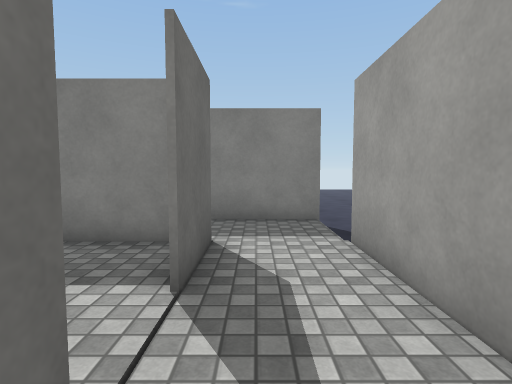
View 1 (above)

24 first-person views from a walk through a 3-D level made in the Unity game engine. The camera is 1.3 m above the floor, tilts 4° down and sees 80° across. The floor is counted in squares, 1 m on a side. Each view is taken from the middle of a square. On the plan, view 1 faces up. The plan holds only what a view shows up to about 14 squares ahead; the rest is blank. The place goes on beyond the plan. The player is left out. Door leaves are left out, so doorways stand open. Surface patterns are stand-ins for the level's own textures.

View 2
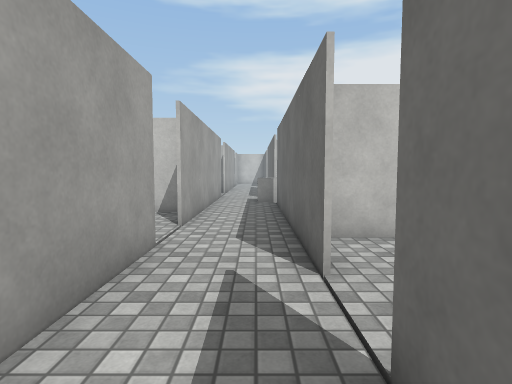

View 3
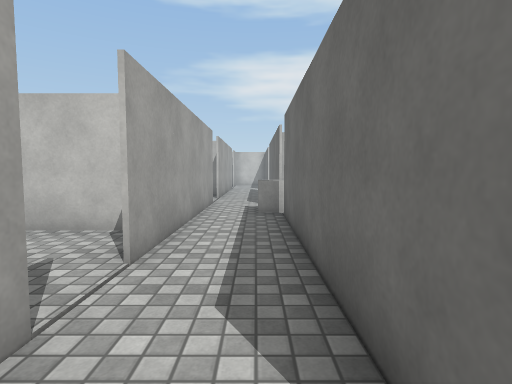

View 4
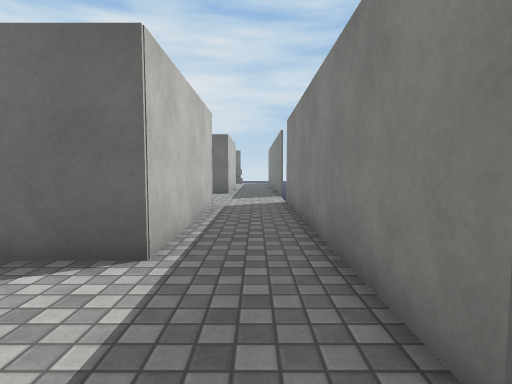

View 5
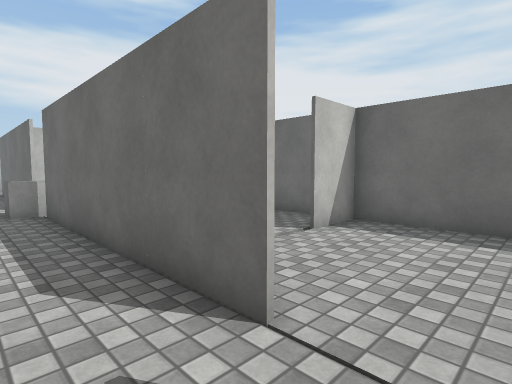

View 6
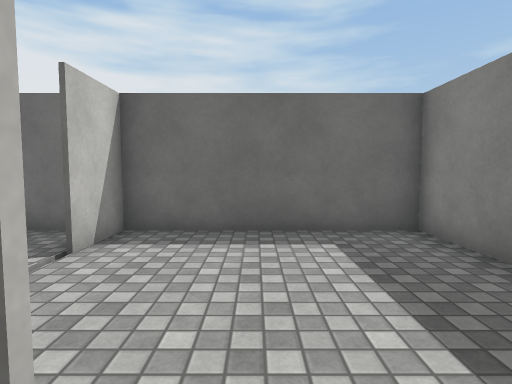

View 7
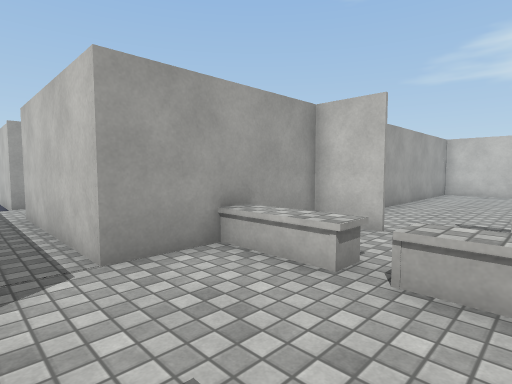

View 8
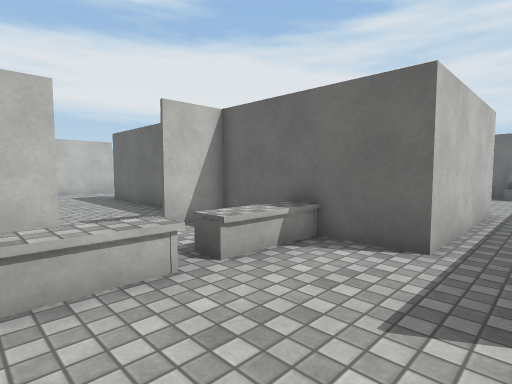

View 9
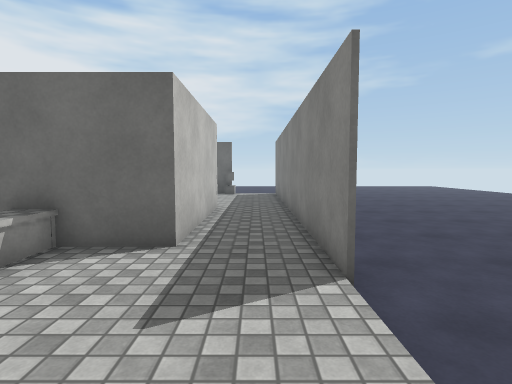

View 10
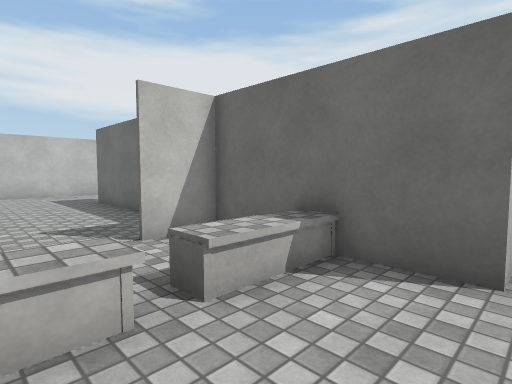

View 11
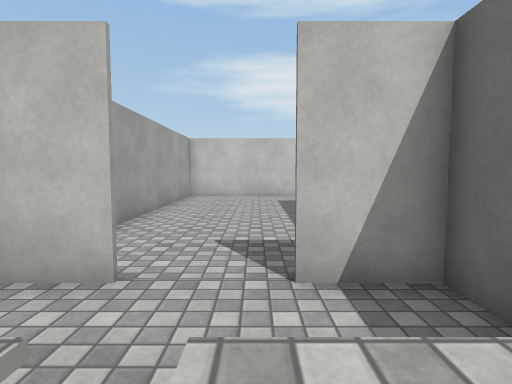

View 12
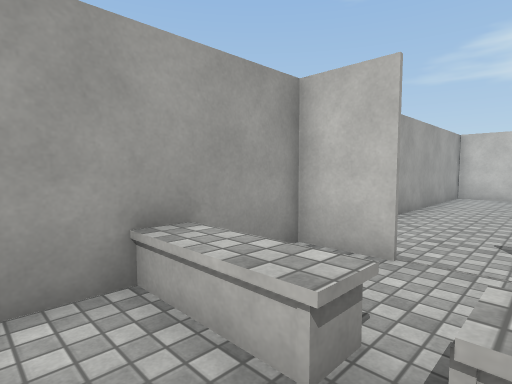

View 13
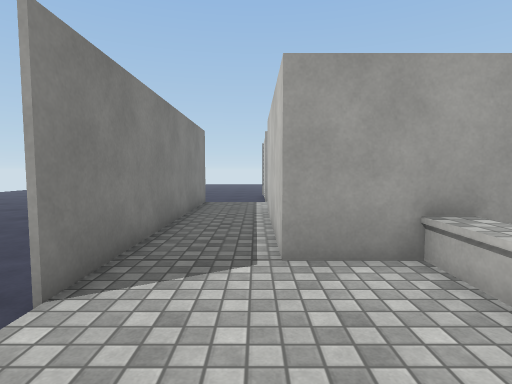

View 14
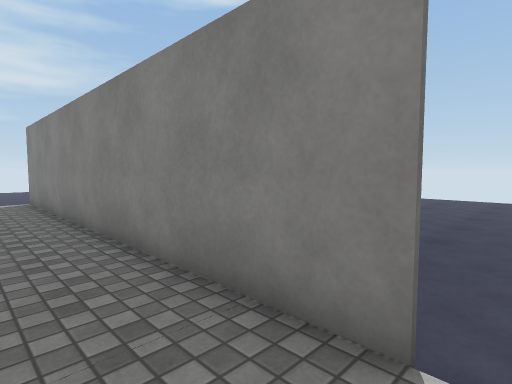

View 15
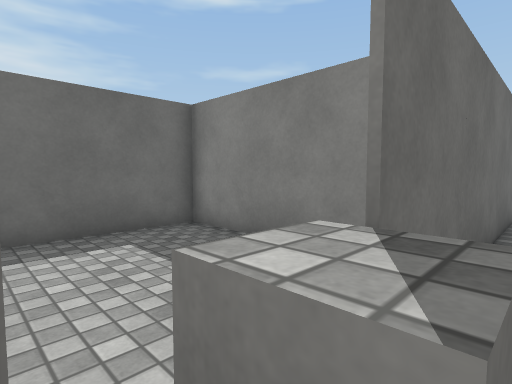

View 16
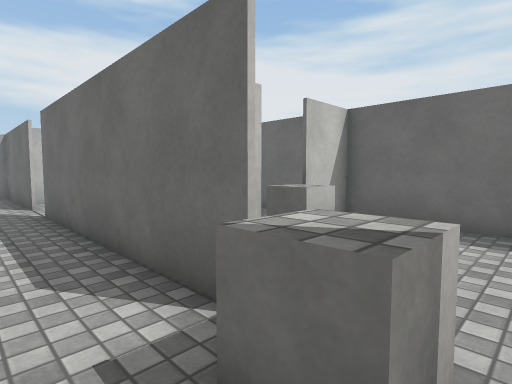

View 17
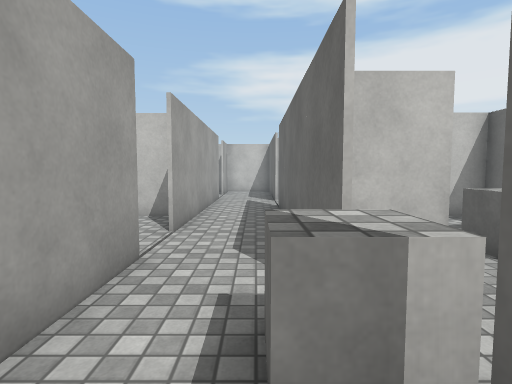

View 18
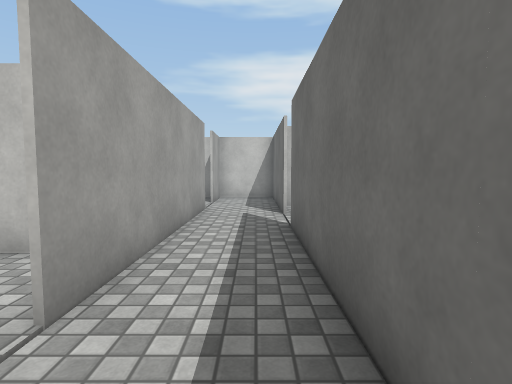

View 19
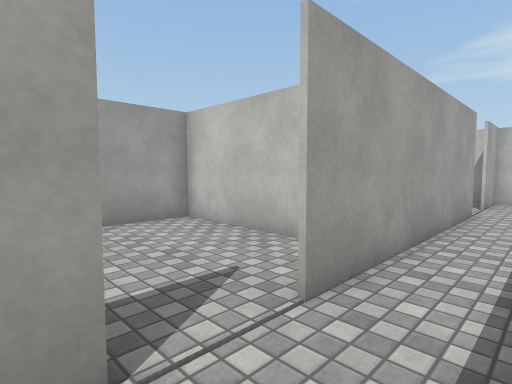

View 20
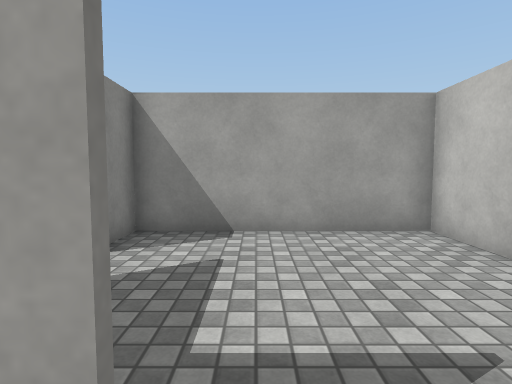

View 21
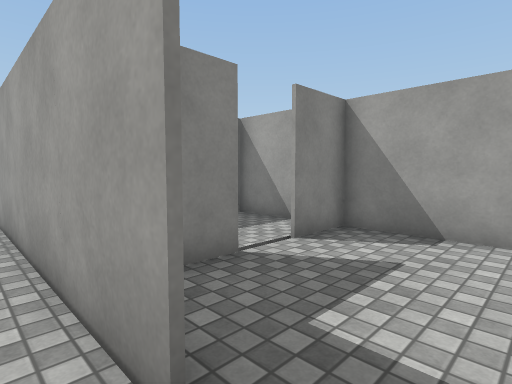

View 22
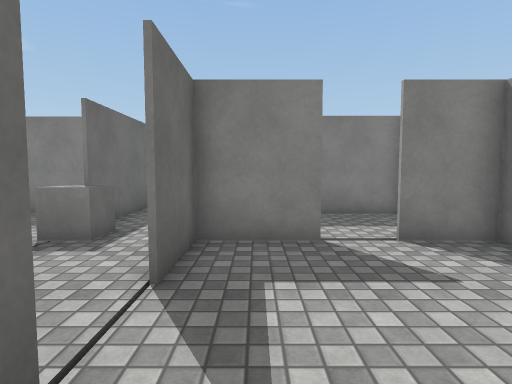

View 23
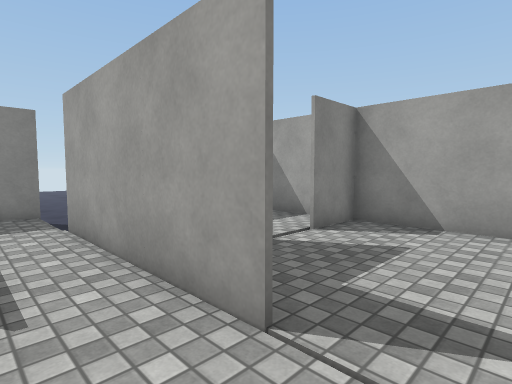

View 24
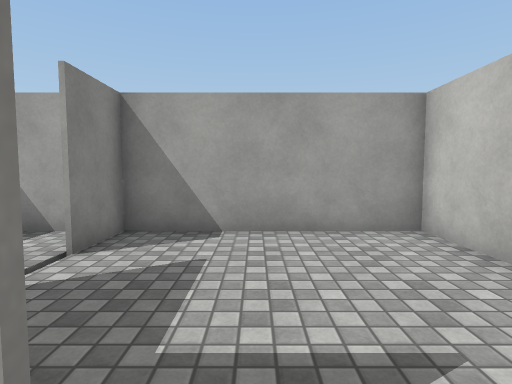

### Floor plan
Points are (right, up) in squares from view 1. A wall is a line through its corners. A room is listed if a view was taken in it or the views show most of it. See-through windows are left out.
Room 1 (views 1, 16, 17, 23, 24)
walls: (1.8, -0.4) (1.8, 1.6); (1.8, -7.6) (1.8, -2.1); (-0.8, 1.4) (-0.8, -7.1)
low walls: (-1.1, -7.4) (-0.1, -7.4)
ways out: opening at (0.5, 0.5) to room 2; opening at (1, -8) to room 5; opening at (2, -1.5) to room 8; gap at (-1, -7) to room 9
Room 2 (views 2, 3, 5, 6, 8, 9)
walls: (1.8, 8.1) (-8.1, 8.1); (1.8, 1.6) (1.8, 5.6); (-6.6, 5.6) (-0.8, 5.6) (-0.8, 3.1)
ways out: opening at (0.5, 0.5) to room 1; open door at (2, 7) to room 3; opening at (-7, 7) to room 4; opening at (-1, 2.5) to room 7
Room 3 (view 4)
walls: (1.8, 5.6) (5.8, 5.6)
ways out: open door at (2, 7) to room 2
Room 4 (views 7, 10, 11, 12, 13, 14)
walls: (-10.6, 8.1) (-18.5, 8.1); (-6.6, 4.5) (-6.6, 5.6); (-8.4, 0.6) (-6.6, 0.6) (-6.6, 2.6); (-17.9, 5.6) (-12.2, 5.6) (-12.2, 0.6) (-10.4, 0.6)
ways out: opening at (-7, 7) to room 2; open door at (-9, 0.5); open door at (-9, 8)
objects: desk (-11, 3) to (-10, 3); desk (-9, 3) to (-7, 4)
Room 5 (views 15, 18, 19, 20, 21)
walls: (1.8, -10.6) (1.8, -7.6); (-0.8, -8.9) (-0.8, -17.2); (1.8, -19.6) (1.8, -12.4)
low walls: (-0.1, -7.4) (-0.1, -8.4) (-1.1, -8.4)
ways out: opening at (1, -8) to room 1; opening at (2, -11.5) to room 6; gap at (-1, -9) to room 9; opening at (0.5, -20) to room 10; opening at (-1, -18.5)
Room 6 (view 22)
walls: (4.2, -8.4) (1.9, -8.4) (1.9, -10.6); (2.5, -14.8) (7.5, -14.8) (7.5, -8.4) (5.6, -8.4)
ways out: opening at (2, -11.5) to room 5; opening at (5, -8) to room 11
Room 7 (no view inside)
walls: (-6.6, 2.5) (-6.6, -0.9) (-4.6, -0.9); (-1.5, 5.5) (-6.6, 5.5) (-6.6, 4.4); (-2.8, -0.9) (-1.4, -0.9)
ways out: opening at (-1, 2.5) to room 2; opening at (-4, -1)
Room 8 (no view inside)
walls: (2.4, -4.6) (7.5, -4.6) (7.5, 1.8) (5.6, 1.8)
ways out: opening at (2, -1.5) to room 1; opening at (5, 2)
Room 9 (no view inside)
walls: (-3.6, -10.3) (-3.6, -11.4); (-3.4, -11.1) (-1.1, -11.1); (-2, -4.7) (-6.6, -4.7) (-6.6, -11.1) (-4.6, -11.1)
low walls: (-4.6, -10.3) (-3.6, -10.3)
ways out: gap at (-1, -7) to room 1; gap at (-1, -9) to room 5
Room 10 (no view inside)
walls: (1.8, -20.8) (1.8, -19.6); (1.2, -24.9) (2.5, -24.9); (1.8, -25) (1.8, -22.5); (-0.8, -19.1) (-0.8, -25)
ways out: opening at (0.5, -20) to room 5; opening at (2, -21.5)
Room 11 (no view inside)
walls: (7.5, -6.9) (7.5, -4.7) (4.9, -4.7)
ways out: opening at (5, -8) to room 6

Positions as (right, up) in squares from view 1, and headings:
1: (0, 0), facing up
2: (0, 5), facing down
3: (0, 2), facing down
4: (3, 7), facing left
5: (1, 3), facing down-left
6: (0, 2), facing left
7: (-11, 7), facing down-right
8: (-7, 7), facing down-left
9: (-7, 7), facing left
10: (-8, 6), facing down-left
11: (-10, 4), facing down
12: (-10, 5), facing down-right
13: (-11, 6), facing right
14: (-10, 6), facing up-left
15: (0, -9), facing up-left
16: (1, -7), facing down-left
17: (0, -6), facing down
18: (0, -10), facing down
19: (0, -10), facing down-right
20: (1, -11), facing right
21: (1, -12), facing up-right
22: (3, -14), facing up
23: (0, -2), facing up-right
24: (1, -1), facing right
